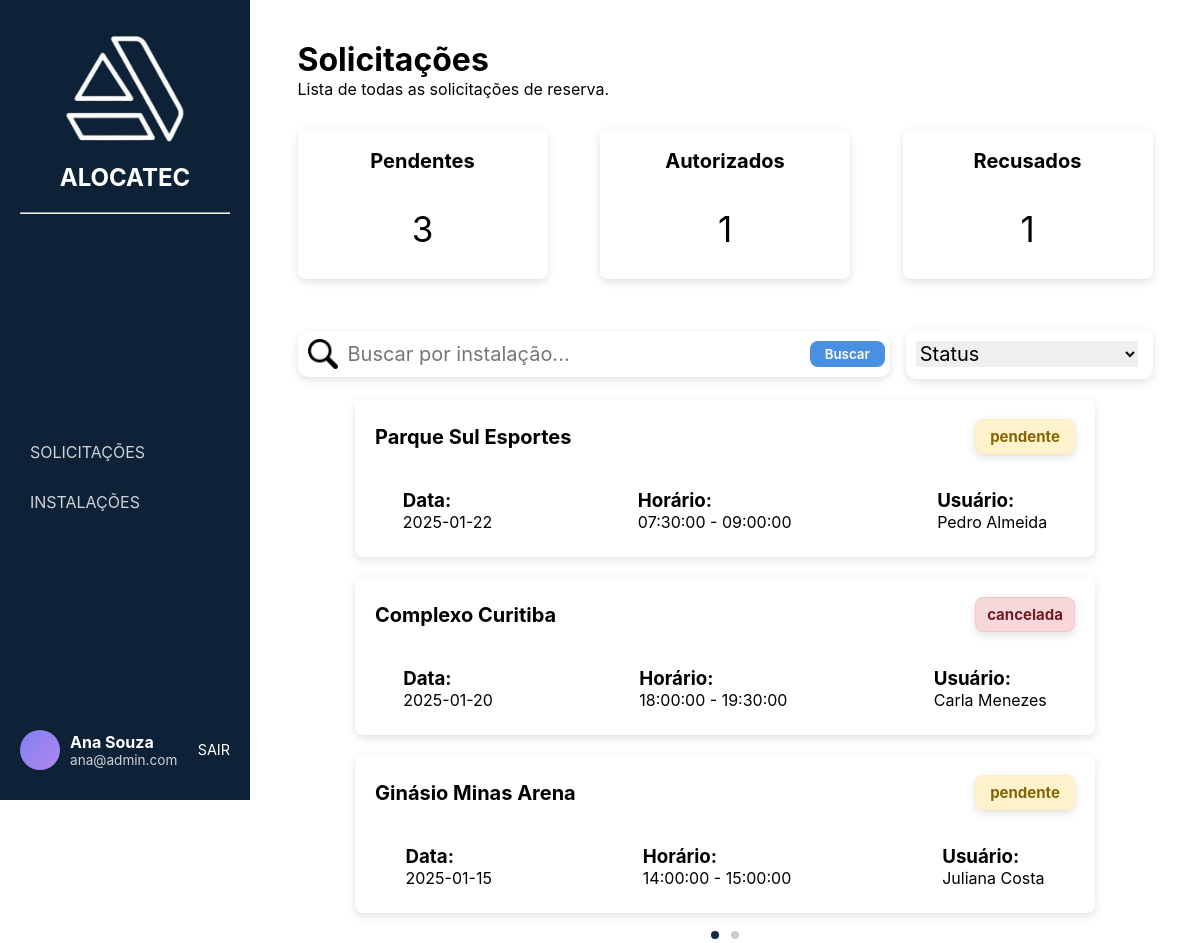
The app's page /pages/solicitacao/solicitacao.php (signed in) with its own data.
### tables this page shows
CREATE TABLE reserva (
    id_reserva INT AUTO_INCREMENT PRIMARY KEY,
    data DATE NOT NULL,
    horario_inicio TIME NOT NULL,
    horario_fim TIME NOT NULL,
    status ENUM('pendente', 'concluída', 'cancelada') NOT NULL,
    capacidade INT NOT NULL, 
    data_reserva DATETIME DEFAULT CURRENT_TIMESTAMP,
    motivo_recusa ENUM('1','2','3','4','5','6'),
    id_usuario INT NOT NULL,
    id_estabelecimento INT NOT NULL,
    id_espaco INT NOT NULL,
    id_administrador INT NOT NULL,
    FOREIGN KEY (id_usuario) REFERENCES usuario(id_usuario),
    FOREIGN KEY (id_estabelecimento) REFERENCES estabelecimento(id_estabelecimento),
    FOREIGN KEY (id_espaco) REFERENCES espaco(id_espaco),
    FOREIGN KEY (id_administrador) REFERENCES administrador(id_administrador)
);

CREATE TABLE estabelecimento (
    id_estabelecimento INT AUTO_INCREMENT PRIMARY KEY,
    nome_est VARCHAR(100) NOT NULL,
    tipo ENUM('Vôlei','Futebol','Basquete','Piscina', 'Poliesportivo','Outros') NOT NULL,
    endereco VARCHAR(150) NOT NULL,
    numero NUMERIC(5) NOT NULL,
    bairro VARCHAR(150) NOT NULL,
    cep VARCHAR(10) NOT NULL,
    cidade VARCHAR(150) NOT NULL,
    complemento VARCHAR(150),
    uf VARCHAR(2) NOT NULL,
    status ENUM('Ativo', 'Inativo') NOT NULL,
    inicio TIME NOT NULL,
    termino TIME NOT NULL,
    disponibilidade ENUM('Seg-Sex', 'Sab-Dom', 'Seg-Dom') NOT NULL,
    id_administrador INT NOT NULL,
    FOREIGN KEY (id_administrador) REFERENCES administrador(id_administrador)
);

CREATE TABLE usuario (
    id_usuario INT AUTO_INCREMENT PRIMARY KEY,
    nome_usu VARCHAR(100) NOT NULL,
    email VARCHAR(100) NOT NULL,
    telefone VARCHAR(20) NOT NULL,
    data_nas DATE NOT NULL,
    estado VARCHAR(50) NOT NULL,
    cidade VARCHAR(100) NOT NULL,
    cep VARCHAR(8) NOT NULL,
    cpf VARCHAR(20) NOT NULL,
    endereco VARCHAR(150) NOT NULL,
    senha VARCHAR(255) NOT NULL,
    genero ENUM('F', 'M') NOT NULL
);

### login/login.php (called while the page is built, shortened)
<?php
if (session_status() === PHP_SESSION_NONE) {
class Store {
    public static function get($key) {
        return $_SESSION[$key] ?? null;
    }
}
}

### pages/solicitacao/solicitacao.php (the view, shortened to what this page needs)
<?php
require_once '../../login/login.php';
$usuario = Store::get('usuario');
?>
<!DOCTYPE html>
<html lang="pt-BR">
<head>
  <link rel="stylesheet" href="solicitacao.css">
</head>
<body>
<aside class="sidebar">
  <div class="logo">
    <div class="icone-logo">
      <img src="./img/logo.png" alt="Logo ALOCATEC">
    </div>
    <h2>ALOCATEC</h2>
    <br><hr>
  </div>
  <nav>
    <ul>
      <li><a href="../solicitacao/solicitacao.php">SOLICITAÇÕES</a></li>
      <li><a href="../instalacoes/instalacoes.php">INSTALAÇÕES</a></li>
    </ul>
  </nav>
  <div class="user">
    <div class="avatar"></div>
    <div class="user-info">
      <p class="nome"><?= htmlspecialchars($usuario['nome']) ?></p>
      <p class="cargo"><?= htmlspecialchars($usuario['email']) ?></p>
    </div>
    <a href="../../login/logout.php" class="logout">SAIR</a>
  </div>
</aside>
<div class="content">
  <div class="page">
    <h1>Solicitações</h1>
    <p>Lista de todas as solicitações de reserva.</p>
  </div>
<div class="nao-sei">
  <div class="status">
    <h2>Pendentes</h2>
    <?php
    require '../../database/conexao_bd_mysql.php';
    $sql = "SELECT COUNT(*) AS total FROM reserva WHERE status='Pendente'";
    $r = mysqli_query($conexao_servidor_bd, $sql);
    echo "<div class='resultado'>" . mysqli_fetch_assoc($r)['total'] . "</div>";
    ?>
  </div>
  <div class="status">
    <h2>Autorizados</h2>
    <?php
    $sql = "SELECT COUNT(*) AS total FROM reserva WHERE status='concluída'";
    $r = mysqli_query($conexao_servidor_bd, $sql);
    echo "<div class='resultado'>" . mysqli_fetch_assoc($r)['total'] . "</div>";
    ?>
  </div>
  <div class="status">
    <h2>Recusados</h2>
    <?php
    $sql = "SELECT COUNT(*) AS total FROM reserva WHERE status='cancelada'";
    $r = mysqli_query($conexao_servidor_bd, $sql);
    echo "<div class='resultado'>" . mysqli_fetch_assoc($r)['total'] . "</div>";
    ?>
  </div>
</div>
<form method="GET" class="filters">
  <div class="search">
    <img src="./img/lupa.png" alt="Buscar">
    <input
      type="text"
      name="busca"
      placeholder="Buscar por instalação..."
      value="<?= isset($_GET['busca']) ? htmlspecialchars($_GET['busca']) : '' ?>"
    >
    <button type="submit" class="btn-buscar">Buscar</button>
  </div>
  <div class="chip">
    <select name="status" onchange="this.form.submit()">
      <option value="">Status</option>
    </select>
  </div>
</form>
<?php
require '../../database/conexao_bd_mysql.php';
$statusFiltro = "";
$buscaFiltro = "";
$limite = 3;
$onde_estou = isset($_GET['page']) ? max(1, intval($_GET['page'])) : 1;
$linha_mysql = ($onde_estou - 1) * $limite;
$total_query = "
    SELECT COUNT(*) AS total
    FROM reserva R
    INNER JOIN estabelecimento ES ON R.id_estabelecimento = ES.id_estabelecimento
    WHERE 1=1
    $statusFiltro
    $buscaFiltro
";
$total_result = mysqli_query($conexao_servidor_bd, $total_query);
$total = mysqli_fetch_assoc($total_result)['total'];
$total_pag = ceil($total / $limite);
$sql = "
SELECT
    R.id_reserva,
    R.data,
    R.horario_inicio,
    R.horario_fim,
    R.status,
    U.nome_usu AS nome_usu,
    ES.nome_est
FROM reserva R
INNER JOIN usuario U ON R.id_usuario = U.id_usuario
INNER JOIN estabelecimento ES ON R.id_estabelecimento = ES.id_estabelecimento
WHERE 1=1
$statusFiltro
$buscaFiltro
ORDER BY R.data DESC
LIMIT $linha_mysql, $limite
";
$reservas = mysqli_query($conexao_servidor_bd, $sql);
if ($reservas && mysqli_num_rows($reservas) > 0):
while ($reserva = mysqli_fetch_assoc($reservas)):
    $id = htmlspecialchars($reserva['id_reserva']);
?>
<div class="solicitacao-card" onclick="window.location.href='../gerenciar_solicitacao/gerenciar.php?id=<?= $id ?>'">
  <div class="topo-solicitacao">
    <div class="nome-espaco">
      <h2><?= htmlspecialchars($reserva['nome_est']) ?></h2>
    </div>
    <div class="status-solicitacao <?= htmlspecialchars($reserva['status']) ?>">
      <h2><?= htmlspecialchars($reserva['status']) ?></h2>
    </div>
  </div>
  <div class="detalhes-solicitacao">
    <div class="detalhe">
      <h3>Data:</h3>
      <p><?= htmlspecialchars($reserva['data']) ?></p>
    </div>
    <div class="detalhe">
      <h3>Horário:</h3>
      <p><?= $reserva['horario_inicio'] ?> - <?= $reserva['horario_fim'] ?></p>
    </div>
    <div class="detalhe">
      <h3>Usuário:</h3>
      <p><?= htmlspecialchars($reserva['nome_usu']) ?></p>
    </div>
  </div>
</div>
<?php endwhile; else: ?>
<div class="erro">
  <h2>Nenhuma solicitação encontrada</h2>
</div>
<?php endif; ?>
<div class="pagination-dots">
<?php for ($i = 1; $i <= $total_pag; $i++): ?>
    <a
      class="dot <?= ($i == $onde_estou) ? 'active' : '' ?>"
      href="?page=<?= $i ?>&status=<?= $_GET['status'] ?? '' ?>&busca=<?= $_GET['busca'] ?? '' ?>"
    ></a>
<?php endfor; ?>
</div>
</div>
</body>
</html>

### pages/solicitacao/solicitacao.css (style rules this page uses)
* { margin: 0; padding: 0; box-sizing: border-box; font-family: "Inter", sans-serif; }
body { display: flex; height: 100vh; }
.sidebar { width: 250px; background: #0d2137; color: white; display: flex; flex-direction: column; justify-content: space-between; padding: 30px 20px; }
.logo { text-align: center; margin-bottom: 10px; }
.logo img { width: 120px; height: auto; }
.icone-logo { font-size: 40px; font-weight: bold; }
nav ul { list-style: none; }
nav ul li { padding: 15px 10px; cursor: pointer; opacity: 0.8; transition: 0.3s; }
a { text-decoration: none; color: white; }
.user { display: flex; align-items: center; gap: 10px; }
.avatar { width: 40px; height: 40px; background: linear-gradient(135deg, #7f7ff5, #b388eb); border-radius: 50%; }
.user-info p { margin: 0; }
.nome { font-weight: bold; }
.cargo { font-size: 0.85rem; opacity: 0.8; }
.logout { margin-left: auto; color: #fff; font-size: 0.9rem; text-decoration: none; }
.content { flex: 1; background: #fff; padding: 20px 0; display: flex; flex-direction: column; align-items: center; }
.page { width: 90%; max-width: 900px; margin: 20px auto 10px auto; justify-content: space-between; }
.nao-sei, .filters, .solicitacao { width: 90%; max-width: 900px; margin: 0 auto; }
.nao-sei { padding: 20px 0; display: flex; justify-content: space-between; gap: 40px; }
.status { color: white; text-align: center; width: 250px; height: 150px; border-radius: 8px; box-shadow: 0 3px 8px rgba(0, 0, 0, 0.12); background: #fff; }
.status h2 { margin-top: 20px; font-size: 20px; color: #000; }
.resultado { color: #000; font-size: 35px; margin-top: 35px; }
.filters { margin-top: 30px; display: flex; justify-content: space-between; gap: 16px; align-items: center; padding: 0; }
.search { display: flex; align-items: center; gap: 10px; background: #fff; border-radius: 10px; height: 45px; width: 600px; box-shadow: 0 3px 8px rgba(0, 0, 0, 0.12); }
.search img { width: 30px; height: 30px; margin-left: 10px; }
.search input { border: none; outline: none; font-size: 20px; width: 100%; }
.chip { display: flex; align-items: center; gap: 15px; background: #fff; border-radius: 10px; height: 50px; width: 250px; box-shadow: 0 3px 8px rgba(0, 0, 0, 0.12); }
.chip select { border: none; outline: none; font-size: 20px; width: 90%; margin-left: 10px; }
.btn-buscar { background: #4a90e2; color: #fff; border: none; padding: 5px 15px; border-radius: 8px; cursor: pointer; transition: 0.2s; font-weight: 600; margin-right: 5px; }
.topo-solicitacao { display: flex; justify-content: space-between; align-items: center; padding: 15px; }
.nome-espaco h2, .detalhes-solicitacao h2 { color: #000; }
.nome-espaco { width: 600px; }
.nome-espaco h2 { font-size: 20px; color: #000; text-align: justify; }
.solicitacao-card { margin-top: 20px; padding: 5px; border-radius: 8px; box-shadow: 0 3px 8px rgba(0, 0, 0, 0.12); background: #ffff; }
.status-solicitacao { width: 100px; height: 35px; display: flex; justify-content: center; align-items: center; border-radius: 8px; box-shadow: 0 3px 8px rgba(0, 0, 0, 0.12); color: inherit; }
.status-solicitacao h2 { font-size: 15px; margin: 0; text-align: center; color: inherit; }
.status-solicitacao.pendente { background-color: #fff3cd; color: #856404; border: 1px solid #ffeeba; }
.status-solicitacao.cancelada { background-color: #f8d7da; color: #721c24; border: 1px solid #f5c6cb; }
.detalhes-solicitacao { display: flex; justify-content: space-around; gap: 100px; padding: 20px; }
img { width: 40px; height: 40px; }
.pagination-dots { text-align: center; margin-top: 10px; }
.pagination-dots .dot { display: inline-block; width: 8px; height: 8px; border-radius: 50%; background-color: #ccc; margin: 0 4px; cursor: pointer; }
.pagination-dots .dot.active { background-color: #122a40; }

### records on screen
reserva: id_estabelecimento.nome_est "Parque Sul Esportes", status "pendente", data "2025-01-22", horario_inicio "07:30:00", horario_fim "09:00:00", id_usuario.nome_usu "Pedro Almeida"
reserva: id_estabelecimento.nome_est "Complexo Curitiba", status "cancelada", data "2025-01-20", horario_inicio "18:00:00", horario_fim "19:30:00", id_usuario.nome_usu "Carla Menezes"
reserva: id_estabelecimento.nome_est "Ginásio Minas Arena", status "pendente", data "2025-01-15", horario_inicio "14:00:00", horario_fim "15:00:00", id_usuario.nome_usu "Juliana Costa"

### other values on screen
$usuario['nome'] "Ana Souza"
$usuario['email'] "ana@admin.com"
mysqli_fetch_assoc($r)['total'] "3"
mysqli_fetch_assoc($r)['total'] "1"
